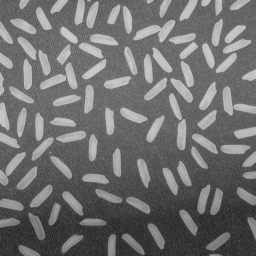
%> input picture TP1-Telechargement/images seules/rice.png, 256 x 256 px
$ octave tp4_2.m   (GNU Octave 9; MATLAB toolbox functions it lacks are replaced by stand-ins)
%> lines starting %> are read from the running program, lines starting %| are printed output that depends on the picture; in (x1, y1, x2, y2) boxes, pixels count from 0 and x2, y2 are one past the last pixel; in counts of white or black regions, pixels touching at a corner belong together; the program's own positions count from 1
pkg load image; % Load the image package if not already loaded

% Read the image
image = imread('rice.png');
%> image is the input picture: size 256x256 uint8; min 40, max 204, mean 111.2

% Check if the image is RGB, if so convert to grayscale, otherwise keep it as is
if size(image, 3) == 3
    gray_image = rgb2gray(image);
else
    gray_image = image;
end

% Manually create a disk-shaped structuring element for morphological opening
radius = 3; % Adjust radius based on your image
n = 2*radius+1;
[x, y] = meshgrid(-radius:radius);
disk = (x.^2 + y.^2) <= radius^2;
se = strel('arbitrary', disk);

% Estimate the background using a morphological opening
background = imopen(gray_image, se);
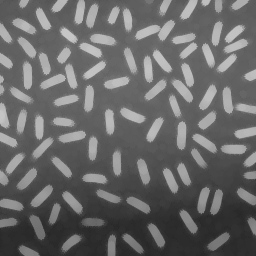
%> background: size 256x256 uint8; min 40, max 198, mean 103.9

% Subtract the background from the original image
subtracted_image = imsubtract(gray_image, background);
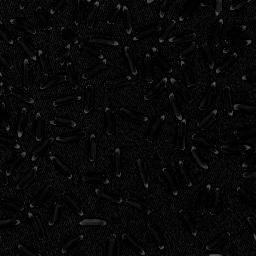
%> subtracted_image: size 256x256 uint8; min 0, max 91, mean 7.3

% Apply a Gaussian blur to the subtracted image
blurred_subtracted_image = imsmooth(subtracted_image, 'Gaussian', 10);
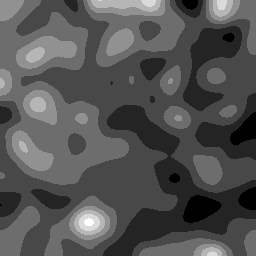
%> blurred_subtracted_image: size 256x256 uint8; min 5, max 12, mean 7.3; drawn with min black and max white

% Experiment with different threshold values
% You can manually try different thresholds to see which works best
thresh = graythresh(blurred_subtracted_image) * 0.8; % Example of manual adjustment
%> thresh = 0.022
bw = im2bw(blurred_subtracted_image, thresh);
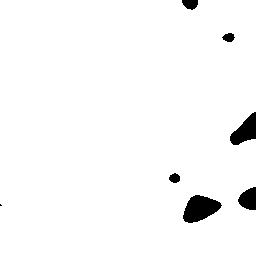
%> bw: size 256x256 logical; 97.2% white; 7 black regions (1 under 20 px), largest, box (x1, y1, x2, y2) and area: (183, 195, 222, 223) 713, (230, 112, 256, 145) 492, (238, 187, 256, 210) 308, (182, 0, 198, 10) 123, (222, 33, 235, 42) 82, (169, 173, 180, 183) 82

% Create a smaller disk-shaped structuring element for morphological operations
radius = 1; % This smaller radius can help separate grains that are close together
n = 2*radius+1;
[x, y] = meshgrid(-radius:radius);
disk = (x.^2 + y.^2) <= radius^2;
se = strel('arbitrary', disk);

% Perform morphological closing to fill in the grains
bw = imclose(bw, se);
%> bw: size 256x256 logical; 97.3% white; 7 black regions (1 under 20 px), largest, box (x1, y1, x2, y2) and area: (183, 195, 222, 223) 713, (230, 112, 256, 145) 492, (238, 187, 256, 210) 308, (182, 0, 198, 10) 123, (169, 173, 180, 183) 81, (222, 33, 235, 42) 80

% Perform morphological opening to remove any small noise
bw = imopen(bw, se);

% Label the connected components in the binary image
[labeled_image, num_objects] = bwlabel(bw);
%> labeled_image: size 256x256 double; values 0 (black) and 1 (white), 97.3% white; 7 black regions (1 under 20 px)
%> num_objects = 1

% Get region properties
data = regionprops(labeled_image, 'Area', 'BoundingBox');
%> data = 1 region; box (x1, y1, x2, y2) and Area: (0, 0, 256, 256) 63737

% Extract the area of each object
areas = [data.Area];
%> areas = 63737

% Filter out small objects and large clumps that might be multiple grains
average_area = mean(areas);
%> average_area = 63737
std_area = std(areas);
%> std_area = 0
filtered_areas = areas(areas > average_area - std_area & areas < average_area + std_area);
%> filtered_areas = []
filtered_num_objects = numel(filtered_areas);
%> filtered_num_objects = 0

% Display the number of rice grains after filtering
disp(['Filtered number of rice grains: ', num2str(filtered_num_objects)]);
%| Filtered number of rice grains: 0

% Display a histogram of the filtered areas of the rice grains
% hist(filtered_areas, 50); % Adjust the number of bins as necessary

% Display the final image with rice grains labeled
imshow(label2rgb(labeled_image, 'jet', 'w', 'shuffle'));
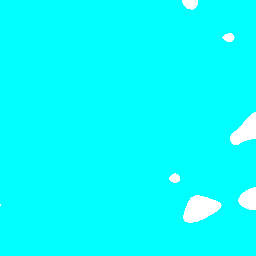
%> displayed picture: size 256x256x3, on the screen's scale of 0 to 255; mean R, G, B 7, 255, 255
